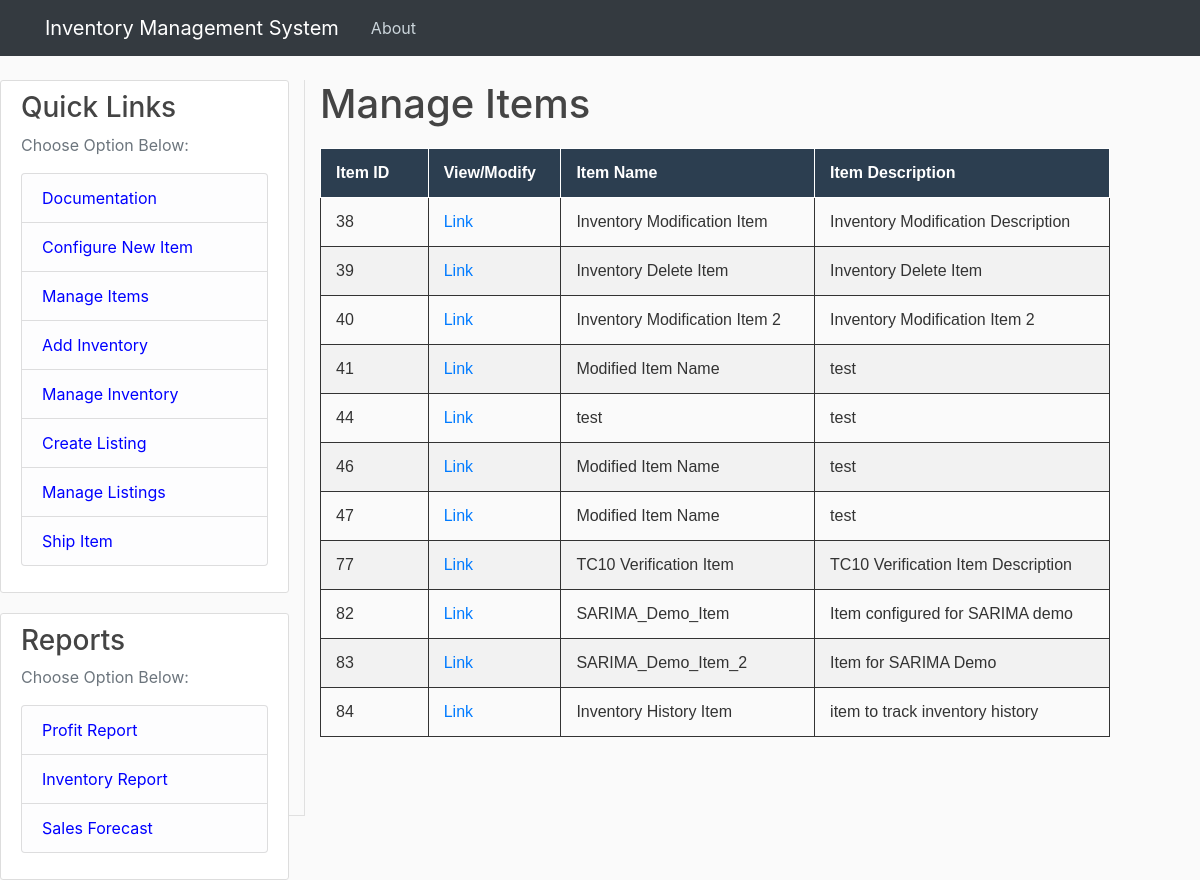
Page /items_list on the committed database.
### tables this page shows
CREATE TABLE items (
	item_id INTEGER NOT NULL PRIMARY KEY AUTOINCREMENT,
	item_name TEXT,
	item_description TEXT
);

### inventoryWebApp.py (the view)
@app.route("/items_list", methods=['GET', 'POST'])
def items_list():
    items = get_items()
    return render_template('items_list.html', json_data=items)

### inventoryDbFunctions.py (called while the page is built)
def create_connection(db_file=None):
    if db_file:
        print(db_file)
    else:
        db_file = prod_db_file
    conn2 = sqlite3.connect(db_file)
    return conn2

def get_items(item_id=0, db_file=None):
    items = []
    try:
        conn = create_connection(db_file)
        conn.row_factory = sqlite3.Row
        cur = conn.cursor()
        if item_id == 0:
            cur.execute("SELECT * FROM ITEMS")
        else:
            id_str = str(item_id)
            cur.execute("SELECT * FROM ITEMS WHERE item_id = " + id_str)
        rows = cur.fetchall()
        for i in rows:
            item = {}
            item["item_id"] = i["item_id"]
            item["item_name"] = i["item_name"]
            item["item_description"] = i["item_description"]
            items.append(item)
        conn.close()
    except:
        print("Error in get_items function")
    return items

### templates/items_list.html (shortened to what this page needs)
{% extends "layout.html" %}
{% block content %}
<body>
  <h1> Manage Items</h1>
  <table border = "1">
    <thread>
      <tr>
        <th style = "border:solid 1px;"> Item ID</th>
        <th style = "border:solid 1px;"> View/Modify</th>
        <th style = "border:solid 1px;"> Item Name</th>
        <th style = "border:solid 1px;"> Item Description</th>
      </tr>
    </thread>
    <tbody>
      {% for entry in json_data %}
        <tr>
          <td style = "min-width: 100px; max-width:300px;">{{ entry.item_id }}</td>
          <td style = "min-width: 100px; max-width:300px;"><a href="{{ url_for('new_item', index = entry.item_id) }}">Link</a></td>
          <td style = "min-width: 100px; max-width:300px;">{{ entry.item_name }}</td>
          <td style = "min-width: 100px; max-width:300px;">{{ entry.item_description }}</td>
        </tr>
      {% endfor %}
    </tbody>
  </table>
</body>
{% endblock %}

### static/main.css (style rules this page uses)
body { background: #fafafa; color: #333333; margin-top: 5rem; }
h1, h2, h3, h4, h5, h6 { color: #444444; }
table { width: 100%; border-collapse: collapse; margin: 20px 0; font-family: Arial, sans-serif; }
th { background-color: #2C3E50; color: white; padding: 12px 15px; text-align: left; font-weight: bold; }
td { padding: 12px 15px; text-align: left; border-bottom: 1px solid #ddd; }
tr:nth-child(even) { background-color: #f2f2f2; }
table, th, td { border: 1px solid #ddd; }

### templates/items_list.html (style rules this page uses)
table { border-collapse:collapse; table-layout:auto; border:solid 1px; }
table td { border:solid 1px; word-wrap:break-word; min-width:200px; max-width:500px; }

### rows in the picture
items: item_id "38", item_name "Inventory Modification Item", item_description "Inventory Modification Description"
items: item_id "39", item_name "Inventory Delete Item", item_description "Inventory Delete Item"
items: item_id "40", item_name "Inventory Modification Item 2", item_description "Inventory Modification Item 2"
items: item_id "41", item_name "Modified Item Name", item_description "test"
items: item_id "44", item_name "test", item_description "test"
items: item_id "46", item_name "Modified Item Name", item_description "test"
items: item_id "47", item_name "Modified Item Name", item_description "test"
items: item_id "77", item_name "TC10 Verification Item", item_description "TC10 Verification Item Description"
items: item_id "82", item_name "SARIMA_Demo_Item", item_description "Item configured for SARIMA demo"
items: item_id "83", item_name "SARIMA_Demo_Item_2", item_description "Item for SARIMA Demo"
items: item_id "84", item_name "Inventory History Item", item_description "item to track inventory history"
